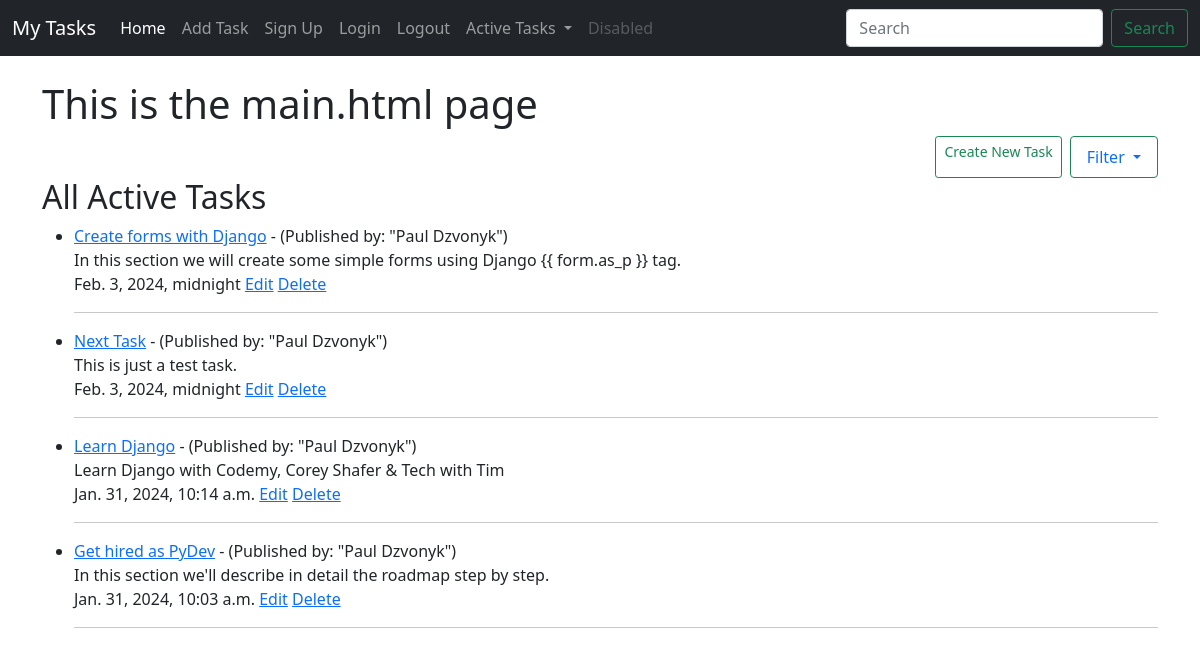
The app's page /, older data.
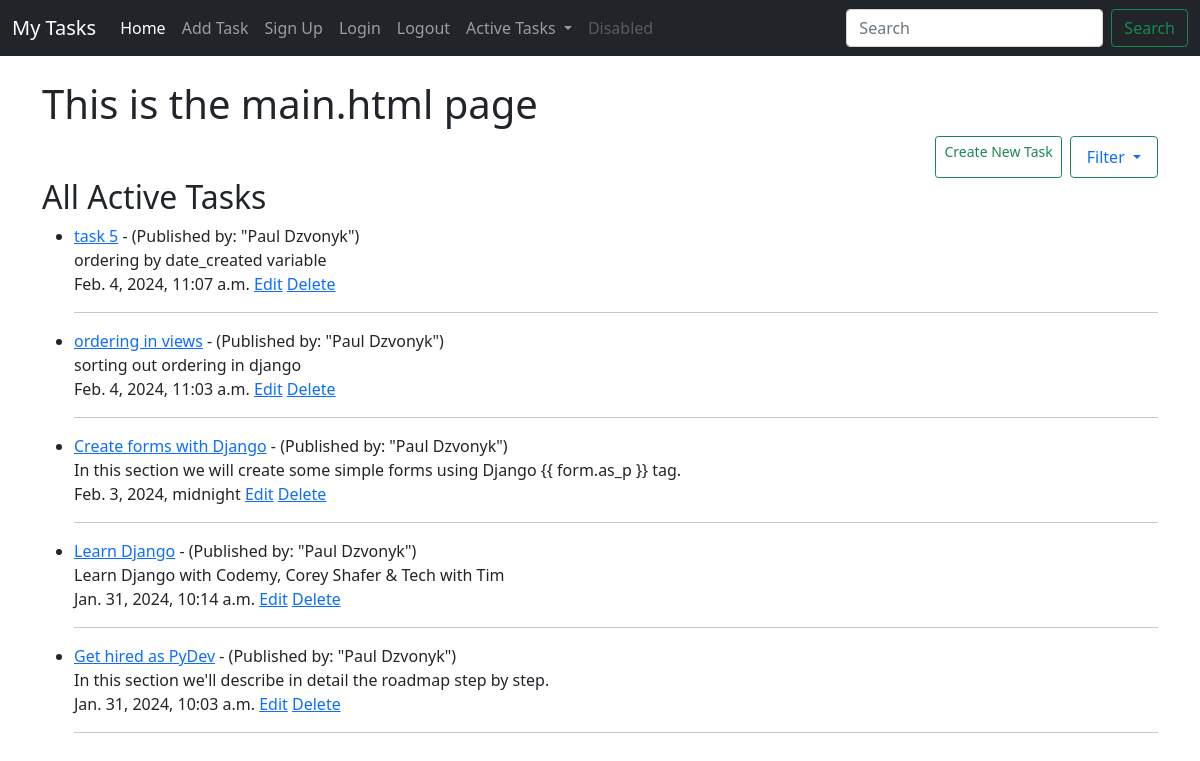
The same page, newer data.
### task/models.py (models this page shows, shortened)
class Task(models.Model):
    title = models.CharField(max_length=200)
    title_tag = models.CharField(max_length=200)
    author = models.ForeignKey(User, on_delete=models.CASCADE)
    short_description = models.TextField()
    date_created = models.DateTimeField(default=timezone.now())
    priority = models.IntegerField(default=0)
    completed = models.BooleanField(default=False)

### task/views.py (the view)
# urls.py: path('', HomeView.as_view(), name='home'),
class HomeView(ListView):
    model = Task
    template_name = 'task/home.html'
    ordering = ['-date_created']

### task/templates/task/home.html (shortened to what this page needs)
{% extends 'task/base.html' %}
{% block content %}
<h1>This is the main.html page</h1>
<div class="d-grid gap-2 d-md-flex justify-content-md-end">
    <a href="{% url 'add_task' %}" class="btn btn-outline-success btn-sm">Create New Task</a>
    <a class="nav-link dropdown-toggle btn btn-outline-success" href="#" id="navbarDropdown" role="button" data-bs-toggle="dropdown" aria-expanded="false">
        Filter
    </a>
</div>
<h2>All Active Tasks</h2>
<ul>
{% for task in object_list %}
    <li>
        <a href="{% url 'task-detail' task.pk %}">{{ task.title }}</a>
        - (Published by: "{{ task.author.first_name }} {{ task.author.last_name }}")
        <br>
        {{ task.short_description }}
        <br>
        {{ task.date_created }} <a href="{% url 'edit_task' task.pk %}">Edit</a>
        <a href="{% url 'delete_task' task.pk %}">Delete</a>
        <hr>
    </li>
{% endfor %}
</ul>
{% endblock %}

### task/templates/task/base.html (shortened to what this page needs)
<!doctype html>
<html lang="en">
<head>
    <link href="https://cdn.jsdelivr.net/npm/bootstrap@5.0.2/dist/css/bootstrap.min.css" rel="stylesheet">
</head>
<body>
<nav class="navbar navbar-expand-lg navbar-dark bg-dark">
    <div class="container-fluid">
        <a class="navbar-brand" href="{% url 'home' %}">My Tasks</a>
        <div class="collapse navbar-collapse" id="navbarSupportedContent">
            <ul class="navbar-nav me-auto mb-2 mb-lg-0">
                <li class="nav-item">
                    <a class="nav-link active" aria-current="page" href="{% url 'home' %}">Home</a>
                </li>
                <li class="nav-item">
                    <a class="nav-link" href="{% url 'add_task' %}">Add Task</a>
                </li>
                <li class="nav-item">
                    <a class="nav-link" href="{% url 'register' %}">Sign Up</a>
                </li>
                <li class="nav-item">
                    <a class="nav-link" href="{% url 'login' %}">Login</a>
                </li>
                <li class="nav-item">
                    <a class="nav-link" href="#" onclick="logout()">Logout</a>
                </li>
                <li class="nav-item dropdown">
                    <a class="nav-link dropdown-toggle" href="#" id="navbarDropdown" role="button" data-bs-toggle="dropdown" aria-expanded="false">
                        Active Tasks
                    </a>
                </li>
                <li class="nav-item">
                    <a class="nav-link disabled" href="#" tabindex="-1" aria-disabled="true">Disabled</a>
                </li>
            </ul>
            <form class="d-flex">
                <input class="form-control me-2" type="search" placeholder="Search" aria-label="Search">
                <button class="btn btn-outline-success" type="submit">Search</button>
            </form>
        </div>
    </div>
</nav>
<div class="container">
    <br>
    {% block content %}
    {% endblock %}
</div>
  </body>
</html>

Row changes from the older to the newer data that the page shows:
removed Task: title "Next Task", author.first_name "Paul", author.last_name "Dzvonyk", short_description "This is just a test task.", date_created "Feb. 3, 2024, midnight"
added Task: title "task 5", author.first_name "Paul", author.last_name "Dzvonyk", short_description "ordering by date_created variable", date_created "Feb. 4, 2024, 11:07 a.m."
added Task: title "ordering in views", author.first_name "Paul", author.last_name "Dzvonyk", short_description "sorting out ordering in django", date_created "Feb. 4, 2024, 11:03 a.m."
